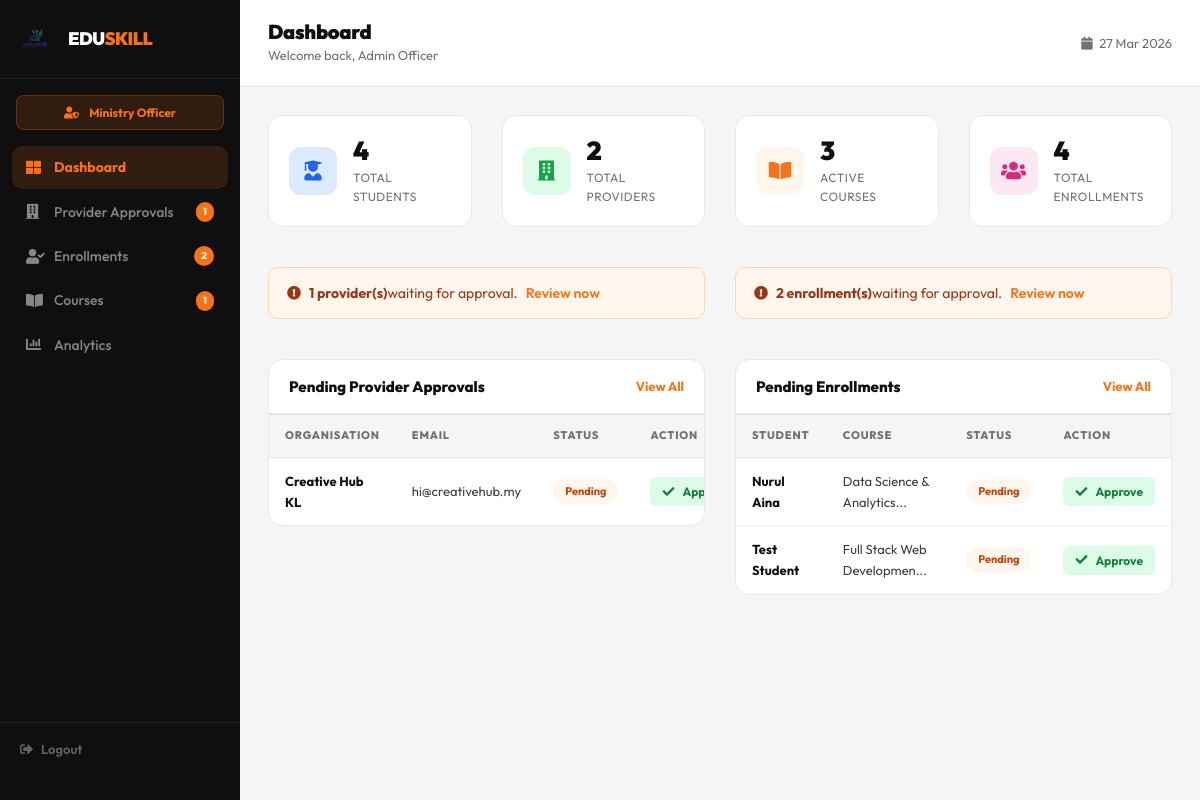
Screenshot of /admin/dashboard.php (signed in) with the database file from the repository.
### tables this page shows
CREATE TABLE IF NOT EXISTS providers (
    id          INT AUTO_INCREMENT PRIMARY KEY,
    org_name    VARCHAR(150) NOT NULL,
    email       VARCHAR(100) NOT NULL UNIQUE,
    phone       VARCHAR(20),
    address     VARCHAR(200),
    description TEXT,
    password    VARCHAR(255) NOT NULL,
    status      ENUM('pending','approved','rejected') DEFAULT 'pending',
    created_at  TIMESTAMP DEFAULT CURRENT_TIMESTAMP
);

CREATE TABLE IF NOT EXISTS enrollments (
    id          INT AUTO_INCREMENT PRIMARY KEY,
    student_id  INT NOT NULL,
    course_id   INT NOT NULL,
    notes       TEXT,
    status      ENUM('pending','approved','rejected') DEFAULT 'pending',
    enrolled_at TIMESTAMP DEFAULT CURRENT_TIMESTAMP,
    FOREIGN KEY (student_id) REFERENCES students(id) ON DELETE CASCADE,
    FOREIGN KEY (course_id)  REFERENCES courses(id)  ON DELETE CASCADE,
    UNIQUE KEY unique_enrollment (student_id, course_id)
);

CREATE TABLE IF NOT EXISTS students (
    id         INT AUTO_INCREMENT PRIMARY KEY,
    name       VARCHAR(100) NOT NULL,
    email      VARCHAR(100) NOT NULL UNIQUE,
    phone      VARCHAR(20),
    password   VARCHAR(255) NOT NULL,
    created_at TIMESTAMP DEFAULT CURRENT_TIMESTAMP
);

CREATE TABLE IF NOT EXISTS courses (
    id           INT AUTO_INCREMENT PRIMARY KEY,
    provider_id  INT NOT NULL,
    title        VARCHAR(200) NOT NULL,
    category     VARCHAR(100) NOT NULL,
    duration     VARCHAR(50) NOT NULL,
    description  TEXT,
    price        DECIMAL(10,2) DEFAULT 0.00,
    max_students INT DEFAULT 30,
    status       ENUM('pending','approved','rejected') DEFAULT 'pending',
    created_at   TIMESTAMP DEFAULT CURRENT_TIMESTAMP,
    FOREIGN KEY (provider_id) REFERENCES providers(id) ON DELETE CASCADE
);

### admin/dashboard.php (the view, shortened to what this page needs)
<?php
require_once '../config/database.php';
$admin_name = $_SESSION['user_name'] ?? 'Admin Officer';
$total_students      = mysqli_fetch_assoc(mysqli_query($conn, "SELECT COUNT(*) as c FROM students"))['c'];
$total_providers     = mysqli_fetch_assoc(mysqli_query($conn, "SELECT COUNT(*) as c FROM providers WHERE status='approved'"))['c'];
$total_courses       = mysqli_fetch_assoc(mysqli_query($conn, "SELECT COUNT(*) as c FROM courses WHERE status='approved'"))['c'];
$total_enrollments   = mysqli_fetch_assoc(mysqli_query($conn, "SELECT COUNT(*) as c FROM enrollments"))['c'];
$recent_providers = mysqli_query($conn, "
    SELECT id, org_name, email, status, created_at
    FROM providers
    WHERE status = 'pending'
    ORDER BY created_at DESC
    LIMIT 5
");
$recent_enrollments = mysqli_query($conn, "
    SELECT e.id, s.name as student, c.title as course, e.status, e.enrolled_at
    FROM enrollments e
    JOIN students s ON e.student_id = s.id
    JOIN courses  c ON e.course_id  = c.id
    WHERE e.status = 'pending'
    ORDER BY e.enrolled_at DESC
    LIMIT 5
");
?>
<!DOCTYPE html>
<html lang="en">
<head>
    <link rel="stylesheet" href="https://stackpath.bootstrapcdn.com/bootstrap/4.5.2/css/bootstrap.min.css">
    <link rel="stylesheet" href="https://cdnjs.cloudflare.com/ajax/libs/font-awesome/5.15.4/css/all.min.css">
    <link rel="stylesheet" href="../css/style.css">
    <link rel="stylesheet" href="../css/pasang.css">
</head>
<body class="dashboard-body">
<div class="dashboard-wrap">
    <?php include 'sidebar.php'; ?>
    <main class="dash-main">
        <div class="dash-topbar">
            <div>
                <h4 class="dash-page-title">Dashboard</h4>
                <p class="dash-page-sub">Welcome back, <?php echo htmlspecialchars($admin_name); ?></p>
            </div>
            <div class="dash-topbar-right">
                <span class="dash-date">
                    <i class="fas fa-calendar mr-1"></i> <?php echo date('d M Y'); ?>
                </span>
            </div>
        </div>
        <div class="dash-content">
            <div class="row mb-4">
                <div class="col-6 col-lg-3 mb-3">
                    <div class="dstat-card">
                        <div class="dstat-icon dstat-icon-blue">
                            <i class="fas fa-user-graduate"></i>
                        </div>
                        <div class="dstat-info">
                            <h3><?php echo $total_students; ?></h3>
                            <p>Total Students</p>
                        </div>
                    </div>
                </div>
                <div class="col-6 col-lg-3 mb-3">
                    <div class="dstat-card">
                        <div class="dstat-icon dstat-icon-green">
                            <i class="fas fa-building"></i>
                        </div>
                        <div class="dstat-info">
                            <h3><?php echo $total_providers; ?></h3>
                            <p>Total Providers</p>
                        </div>
                    </div>
                </div>
                <div class="col-6 col-lg-3 mb-3">
                    <div class="dstat-card">
                        <div class="dstat-icon dstat-icon-orange">
                            <i class="fas fa-book-open"></i>
                        </div>
                        <div class="dstat-info">
                            <h3><?php echo $total_courses; ?></h3>
                            <p>Active Courses</p>
                        </div>
                    </div>
                </div>
                <div class="col-6 col-lg-3 mb-3">
                    <div class="dstat-card">
                        <div class="dstat-icon dstat-icon-pink">
                            <i class="fas fa-users"></i>
                        </div>
                        <div class="dstat-info">
                            <h3><?php echo $total_enrollments; ?></h3>
                            <p>Total Enrollments</p>
                        </div>
                    </div>
                </div>
            </div>
            <?php if ($pending_providers > 0 || $pending_enrollments > 0): ?>
            <div class="row mb-4">
                <?php if ($pending_providers > 0): ?>
                <div class="col-md-6 mb-3">
                    <div class="alert-notice">
                        <i class="fas fa-exclamation-circle mr-2"></i>
                        <strong><?php echo $pending_providers; ?> provider(s)</strong> waiting for approval.
                        <a href="approve_providers.php" class="ml-2">Review now</a>
                    </div>
                </div>
                <?php endif; ?>
                <?php if ($pending_enrollments > 0): ?>
                <div class="col-md-6 mb-3">
                    <div class="alert-notice">
                        <i class="fas fa-exclamation-circle mr-2"></i>
                        <strong><?php echo $pending_enrollments; ?> enrollment(s)</strong> waiting for approval.
                        <a href="approve_enrollments.php" class="ml-2">Review now</a>
                    </div>
                </div>
                <?php endif; ?>
            </div>
            <?php endif; ?>
            <div class="row">
                <div class="col-lg-6 mb-4">
                    <div class="dash-card">
                        <div class="dash-card-head">
                            <h5>Pending Provider Approvals</h5>
                            <a href="approve_providers.php" class="dash-card-link">View All</a>
                        </div>
                        <div class="dash-table-wrap">
                            <table class="table dash-table">
                                <thead>
                                    <tr>
                                        <th>Organisation</th>
                                        <th>Email</th>
                                        <th>Status</th>
                                        <th>Action</th>
                                    </tr>
                                </thead>
                                <tbody>
                                    <?php while ($p = mysqli_fetch_assoc($recent_providers)): ?>
                                    <tr>
                                        <td><strong><?php echo htmlspecialchars($p['org_name']); ?></strong></td>
                                        <td><?php echo htmlspecialchars($p['email']); ?></td>
                                        <td><span class="status-pending">Pending</span></td>
                                        <td>
                                            <a href="approve_providers.php?action=approve&id=<?php echo $p['id']; ?>"
                                               class="btn-approve"
                                               onclick="return confirm('Approve this provider?')">
                                                <i class="fas fa-check mr-1"></i>Approve
                                            </a>
                                        </td>
                                    </tr>
                                    <?php endwhile; ?>
                                </tbody>
                            </table>
                        </div>
                    </div>
                </div>
                <div class="col-lg-6 mb-4">
                    <div class="dash-card">
                        <div class="dash-card-head">
                            <h5>Pending Enrollments</h5>
                            <a href="approve_enrollments.php" class="dash-card-link">View All</a>
                        </div>
                        <div class="dash-table-wrap">
                            <table class="table dash-table">
                                <thead>
                                    <tr>
                                        <th>Student</th>
                                        <th>Course</th>
                                        <th>Status</th>
                                        <th>Action</th>
                                    </tr>
                                </thead>
                                <tbody>
                                    <?php while ($e = mysqli_fetch_assoc($recent_enrollments)): ?>
                                    <tr>
                                        <td><strong><?php echo htmlspecialchars($e['student']); ?></strong></td>
                                        <td><?php echo htmlspecialchars(substr($e['course'], 0, 25)); ?>...</td>
                                        <td><span class="status-pending">Pending</span></td>
                                        <td>
                                            <a href="approve_enrollments.php?action=approve&id=<?php echo $e['id']; ?>"
                                               class="btn-approve"
                                               onclick="return confirm('Approve this enrollment?')">
                                                <i class="fas fa-check mr-1"></i>Approve
                                            </a>
                                        </td>
                                    </tr>
                                    <?php endwhile; ?>
                                </tbody>
                            </table>
                        </div>
                    </div>
                </div>
            </div>
        </div>
    </main>
</div>
</body>
</html>

### css/style.css (style rules this page uses)
:root { --orange: #f97316; --orange-dk: #ea580c; --orange-lt: #fff7ed; --orange-mid: #fed7aa; --black: #0f0f0f; --dark: #1a1a1a; --text: #3d3d3d; --muted: #717171; --border: #e8e8e8; --bg: #fafafa; --white: #ffffff; --green: #16a34a; --green-lt: #dcfce7; --blue: #2563eb; --blue-lt: #dbeafe; --purple: #7c3aed; --purple-lt: #ede9fe; --pink: #db2777; --pink-lt: #fce7f3; --teal: #0f766e; --teal-lt: #ccfbf1; --nav-h: 72px; --radius: 14px; --radius-lg: 20px; --radius-xl: 28px; --shadow: 0 2px 8px rgba(0,0,0,0.06), 0 1px 2px rgba(0,0,0,0.04); --shadow-md: 0 8px 24px rgba(0,0,0,0.08), 0 2px 8px rgba(0,0,0,0.04); --shadow-lg: 0 20px 48px rgba(0,0,0,0.10); }
* { margin: 0; padding: 0; box-sizing: border-box; }
body { font-family: 'Open Sans', sans-serif; }
h1, h2, h3 { font-family: 'Roboto', sans-serif; }
body { font-family: 'Outfit', sans-serif; color: var(--text); background: var(--white); padding-top: var(--nav-h); font-size: 16px; line-height: 1.6; -webkit-font-smoothing: antialiased; }
h1, h2, h3, h4, h5, h6 { font-family: 'Outfit', sans-serif; color: var(--black); line-height: 1.15; font-weight: 800; }
a { text-decoration: none; color: inherit; }

### css/pasang.css (style rules this page uses)
.dashboard-body { padding-top: 0; background: #f5f5f5; }
.dashboard-wrap { display: flex; min-height: 100vh; }
.dash-main { margin-left: 240px; min-height: 100vh; background: #f5f5f5; width: calc(100% - 240px); }
.dash-topbar { background: white; border-bottom: 1.5px solid #e8e8e8; padding: 20px 28px; display: flex; align-items: center; justify-content: space-between; position: sticky; top: 0; z-index: 50; }
.dash-page-title { font-family: 'Outfit', sans-serif; font-size: 20px; font-weight: 900; color: #0f0f0f; margin-bottom: 2px; letter-spacing: -0.3px; }
.dash-page-sub { font-size: 13px; color: #717171; margin: 0; }
.dash-date { font-size: 13px; color: #717171; }
.dash-topbar-right { display: flex; align-items: center; gap: 10px; }
.dash-content { padding: 28px; }
.dstat-card { background: white; border-radius: 14px; padding: 20px; border: 1.5px solid #e8e8e8; display: flex; align-items: center; gap: 16px; transition: all 0.2s; }
.dstat-icon { width: 48px; height: 48px; border-radius: 12px; display: flex; align-items: center; justify-content: center; font-size: 20px; flex-shrink: 0; }
.dstat-icon-blue { background: #dbeafe; color: #2563eb; }
.dstat-icon-green { background: #dcfce7; color: #16a34a; }
.dstat-icon-orange { background: #fff7ed; color: #f97316; }
.dstat-icon-pink { background: #fce7f3; color: #db2777; }
.dstat-info h3 { font-family: 'Outfit', sans-serif; font-size: 26px; font-weight: 900; color: #0f0f0f; margin-bottom: 2px; letter-spacing: -0.5px; }
.dstat-info p { font-size: 12px; color: #717171; margin: 0; text-transform: uppercase; letter-spacing: 0.5px; }
.dash-card { background: white; border-radius: 14px; border: 1.5px solid #e8e8e8; overflow: hidden; }
.dash-card-head { padding: 16px 20px; border-bottom: 1.5px solid #e8e8e8; display: flex; align-items: center; justify-content: space-between; }
.dash-card-head h5 { font-family: 'Outfit', sans-serif; font-size: 15px; font-weight: 800; color: #0f0f0f; margin: 0; }
.dash-card-link { font-size: 13px; font-weight: 700; color: #f97316; }
.dash-table-wrap { overflow-x: auto; }
.dash-table { margin: 0; font-size: 13px; }
.dash-table thead th { background: #f5f5f5; font-size: 11px; font-weight: 800; text-transform: uppercase; letter-spacing: 0.8px; color: #717171; padding: 12px 16px; border-bottom: 1.5px solid #e8e8e8; white-space: nowrap; }
.dash-table td { padding: 13px 16px; border-bottom: 1px solid #f0f0f0; vertical-align: middle; color: #3d3d3d; }
.dash-table tbody tr:last-child td { border-bottom: none; }
.dash-table strong { color: #0f0f0f; font-weight: 700; }
.status-pending { background: #fff7ed; color: #c2410c; padding: 4px 12px; border-radius: 100px; font-size: 11px; font-weight: 700; display: inline-block; }
.btn-approve { background: #dcfce7; color: #15803d; font-size: 12px; font-weight: 700; padding: 5px 12px; border-radius: 6px; text-decoration: none; display: inline-flex; align-items: center; gap: 4px; }
.alert-notice { background: #fff7ed; border: 1px solid #fed7aa; border-radius: 10px; padding: 14px 18px; font-size: 14px; color: #9a3412; display: flex; align-items: center; }
.alert-notice a { color: #f97316; font-weight: 600; }

### rows the page displays
providers: org_name "Creative Hub KL", email "hi@creativehub.my"
enrollments: student.name "Nurul Aina", course.title "Data Science & Analytics"
enrollments: student.name "Test Student", course.title "Full Stack Web Developmen"

### other values shown
$pending_providers "1"
$pending_enrollments "2"
$pending_courses "1"
$admin_name "Admin Officer"
$total_students "4"
$total_providers "2"
$total_courses "3"
$total_enrollments "4"
